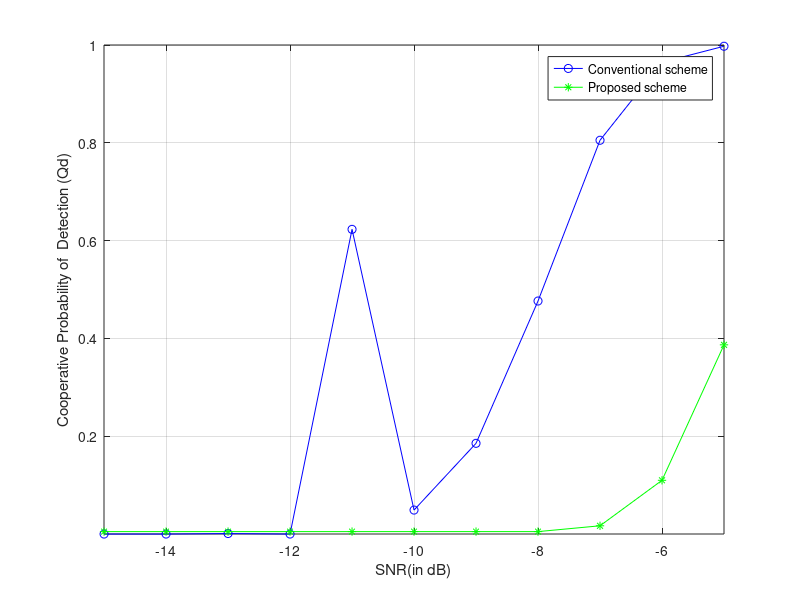
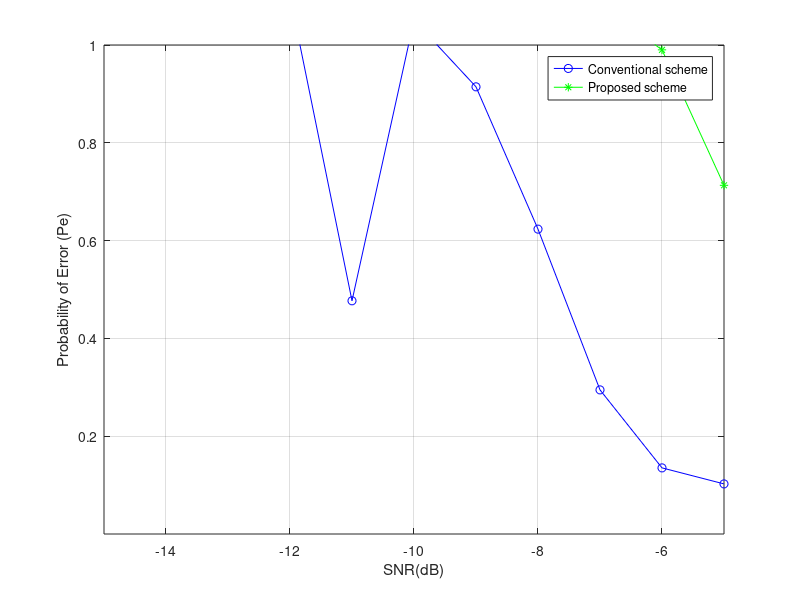

These charts were generated, in order, by the following MATLAB code:
%% Paper
%Simulation Study of Double Threshold Energy
%Detection Method for Cognitive Radios
%Pankaj Verma ?, Brahmjit Singh
%
%%
format long

N = 200;  
snr_dB =-8; %dB
snr = 10.^(snr_dB./10);
Pf = 0.01:0.01:1;
uc = 0.1;
%% BPSK Signal

L=1500;
data = round(rand(1,L));                               % Data sequence
uni2bip=2*data-1;                                      % Convert unipolar to bipolar
T=1;                                                   % Bit duration
Eb=T/2;                                                % This will result in unit amplitude waveforms
fc=3/T;                                                % Carrier frequency
t=linspace(0,5,1500);                                  % discrete time sequence between 0 and 5*T (15000 samples)
K=length(t);                                           % Number of samples
Nsb=K/length(data);                                    % Number of samples per bit
dd=repmat(data',1,Nsb);                                % replicate each bit Nsb times
bb=repmat(uni2bip',1,Nsb); dw=dd';                     % Transpose the rows and columns
dw=dw(:)'; 

%------ Convert dw to a column vector (colum by column) and convert to a row vector
bw=bb';
bw=bw(:)';                                             % Data sequence samples
w=sqrt(2*Eb/T)*cos(2*pi*fc*t);                         % carrier waveform
bpsk_w=bw.*w;                                          % modulated waveform


 %% Probabilty of double threshold
u=1000; 
Pfa = 0.1;
snr_dB =-15:1:-5; %dB
snr = 10.^(snr_dB./10);
for m=1:5
 for i =1:length(snr)
              Dcv=0;
              Dps0=0;
              Dps1 = 1;
          for j = 1:1000
        
%      lambda(i)=gammaincinv(1-Pf(i),u)*2; %theshold
%      Pdth(i)=marcumq(sqrt(2*snr),sqrt(lambda(i)),u);
   
        %-----AWGN noise with mean 0 and variance -----%
         Noise = randn(1,N); 
         vn=var(Noise);
         %-----Real valued Gaussian Primary User Signal------% 
         
         Signal = sqrt(snr(i)).*bpsk_w(1:200);
         vs=var(Signal);
         
         Recv_Sig = Signal + Noise; % Received signal at SU 1
         
         Energy = abs(Recv_Sig).^2; % Energy of received signal over N samples
         
         %------- Threshold-----------
         
         Threshold_0(i) = N*vn + qfuncinv(Pfa)*sqrt(2*N*vn^2);
         Threshold_1(i) = (1-uc)*Threshold_0(i);
         Threshold_2(i) = (1+uc)*Threshold_0(i);
   

         %-----Computation of Test statistic for energy detection-----%
         X(m) =sum(Energy);
         
         %% ------------------Conventional---------------------
           if X(m) >= Threshold_0(i)
               Dcv = Dcv +1;
           end
           
        %% Proposed scheme

            if X(m) <= Threshold_1(i)
               FC(m) = 0;
               Dps0 = Dps0 +1 ;
           elseif  X(m) >= Threshold_2(i) 
              FC(m) = 1;
              Dps1 = Dps1 + 1;
           else
               FC(m) = X(m);
            end
        end      
     Pdcv(m,i) = Dcv/j;
     Pdps(m,i) = Dps1/j;
     Pfps(m,i) = Dps0/j;
  end
    
end
K=0; 
FC_E=0;
for i=1:5
     if FC(i)==1 || FC(i)==0
         K=K+1;
         Lf(K)=FC(i);
     else
         FC_E=FC_E+FC(i);
     end
end
W = 5-K;
if W~=0
    X_avg = FC_E/W;
    if X_avg < Threshold_0(K+1)
        Lf(K+1) = 0;
    else
        Lf(K+1) = 1;
        Pdcv(K+1,i) = qfunc((Threshold_0(K+1) -N*(vn+vs))./(sqrt(2*N*(vn+vs)^2))); 
    end
end 
  
for i=1:length(snr)
     PdcvOR(i)=1-prod(1-Pdcv(:,i));
     PdpsOR(i)=1-prod(1-Pdps(:,i));
 end

plot(snr_dB,PdcvOR,'b-o',snr_dB,PdpsOR,'g-*');
grid on
axis([-15.001,-5,0.0001,1]);
xlabel('SNR(in dB)');
ylabel('Cooperative Probability of  Detection (Qd)');
legend('Conventional scheme','Proposed scheme');
figure
for i=1:length(snr_dB)
    Pecv(i)=Pfa+1-PdcvOR(i);
    Peps(i)=Pfa+1-PdpsOR(i);
end
plot(snr_dB,Pecv,'b-o',snr_dB,Peps,'g-*');
grid on
xlabel('SNR(dB)');
axis([-15,-5,0.0001,1])
ylabel('Probability of Error (Pe)');
legend('Conventional scheme','Proposed scheme');